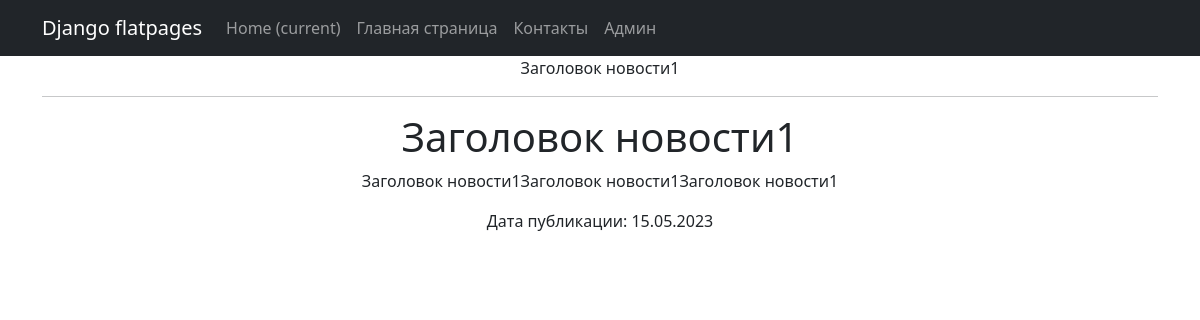
Screenshot of /news/1 with the database file from the repository.
### simpleapp/models.py (models this page shows, shortened)
class Post(models.Model):
    ARTICLE = 'article'
    NEWS = 'news'
    CATEGORY_CHOICES = (
        (ARTICLE, 'Статья'),
        (NEWS, 'Новость'),
    )
    type_post = models.CharField(max_length=20, choices=CATEGORY_CHOICES)
    pub_date = models.DateTimeField(auto_now_add=True)
    author = models.ForeignKey(Author, on_delete=models.CASCADE)
    name = models.CharField(
        max_length=50,
        unique=True,
    )
    description = models.TextField()
    category = models.ForeignKey(
        Category,
        on_delete=models.CASCADE,
        related_name='post',
    )
    rating = models.FloatField(
        validators=[MinValueValidator(0.0)], default=0.0
    )

### simpleapp/views.py (the view)
# urls.py: path('news/<int:pk>', PostDetail.as_view(), name='post_detail'),
class PostDetail(DetailView):
    model = Post
    template_name = 'post.html'
    context_object_name = 'post'

### templates/post.html
{% extends 'flatpages/default.html' %}
{% block title %}
{{ post.name }}
{% endblock title %}
{% block content %}
    <h1>{{ post.name }}</h1>
    <p>{{ post.description }}</p>
    <p>Дата публикации: {{ post.pub_date|date:'d.m.Y' }}</p>
{% endblock content %}

### rows the page displays
Post: name "Заголовок новости1", description "Заголовок новости1Заголовок новости1Заголовок новости1", pub_date "15.05.2023"
